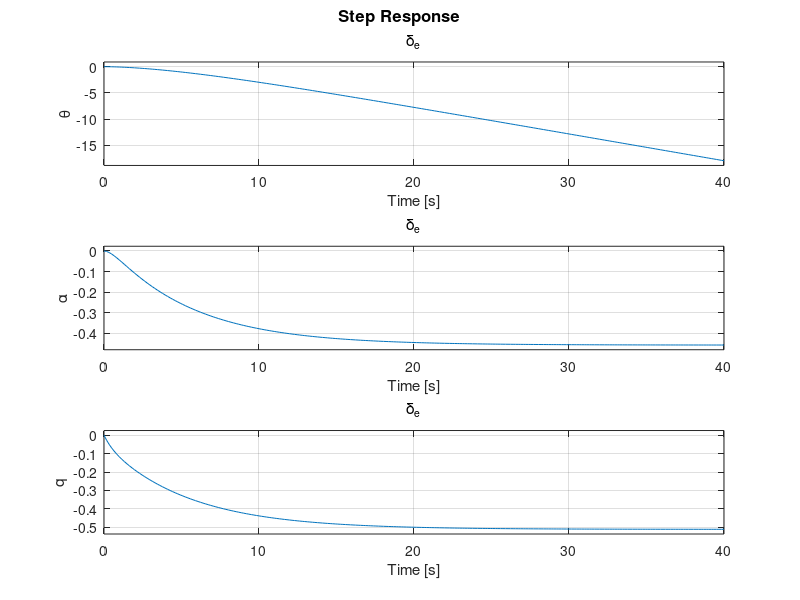
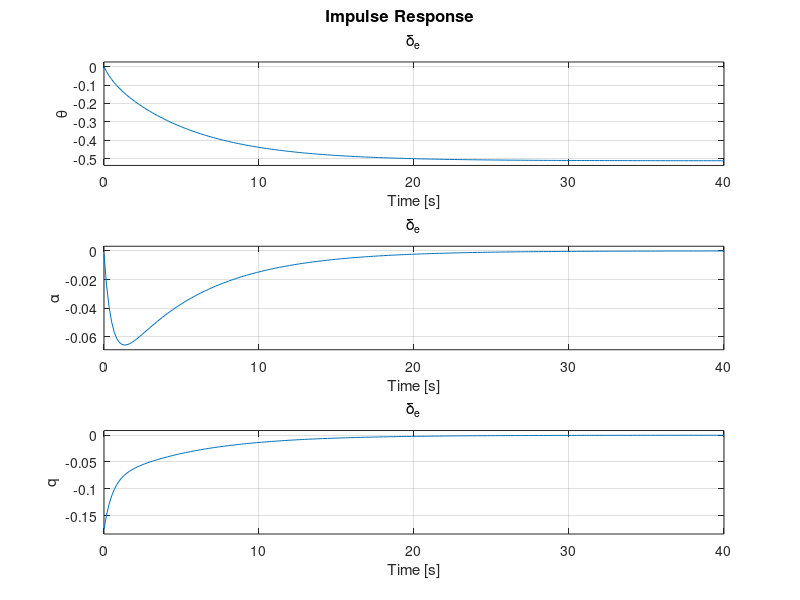
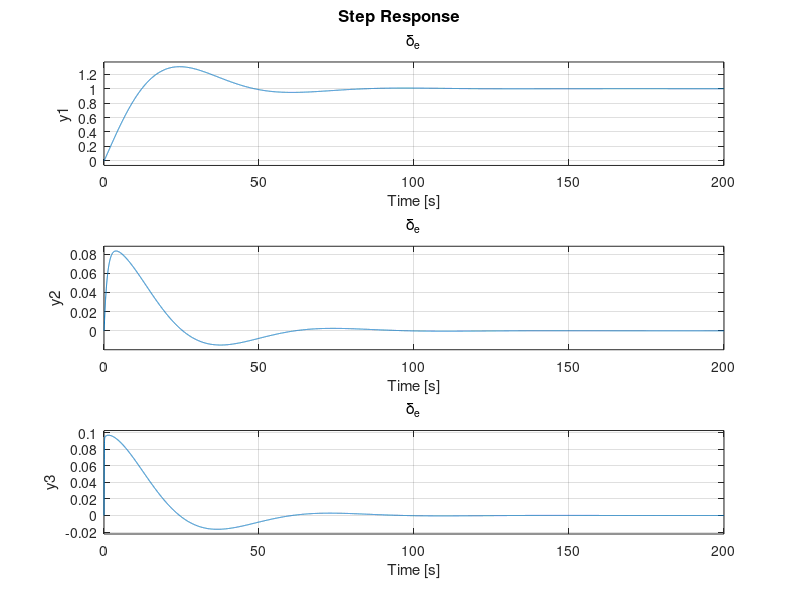
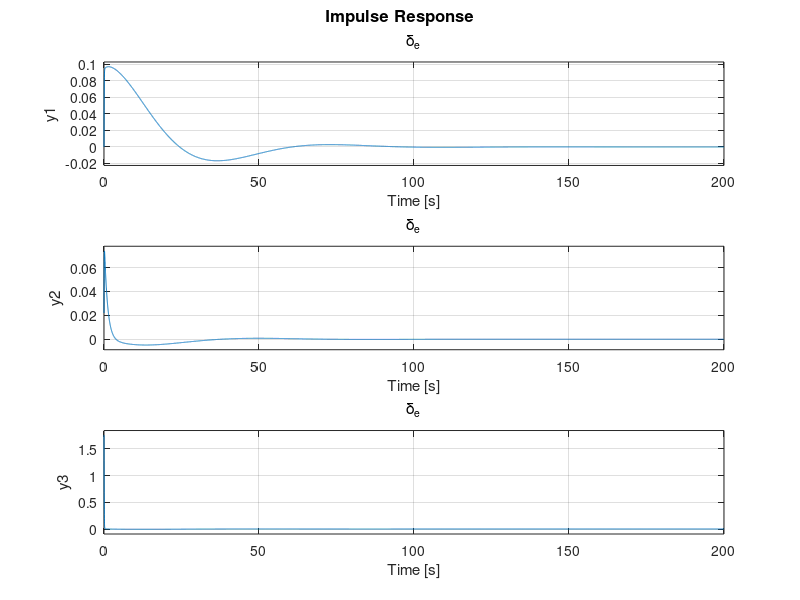

These figures' MATLAB source, in order:
clear; close all; clc;

%% open loop dynamics fro "short-period" approximation of F-16
Ap = [ 0       0       1  ;
       0  -1.019  0.9051  ;
       0  0.8223  -1.077 ];
   
Bp = [       0  ;
       -0.0022  ;
       -0.1756 ];
   
Cp = eye(3);

Dp = 0;

%% we want the state-space representation of the open-loop dynamics
xpdot = ss(Ap, Bp, Cp, Dp);
xpdot.StateName  = {'\theta','\alpha','q'};
xpdot.InputName  = '\delta_e';
xpdot.OutputName = {'\theta','\alpha','q'};

%% plot open-loop responses
figure(1); step(xpdot);
figure(2); impulse(xpdot);

%%  find eigenvalues of "relaxed stability" system
eigenvalues = eig(Ap);

%% how do we build a feedback loop to "stabilize" the system
kq = 100; xcldot = feedback(xpdot,-kq,1,3);                          % pitch damper
kp = 10; ki = 1; C = pid(kp,ki); xcldot = feedback(-C*xcldot,1,1,1); % pitch attitude hold

%% what do the step and impulse responses of the "new" closed-loop system look like
figure(3); step(xcldot);
figure(4); impulse(xcldot);

%% we know what the controller is and how to build it, but how do we "tune" it?
clear xcldot; xcldot = feedback(xpdot,-5.2,1,3);
% sisotool(xpdot(1,:)); 
C = pid(-2.29,-1.15);
xcldot = feedback(C*xcldot,1,1,1);

%% what does the final response of the system looks like
figure(5); step(xcldot)
figure(6); impulse(xcldot)